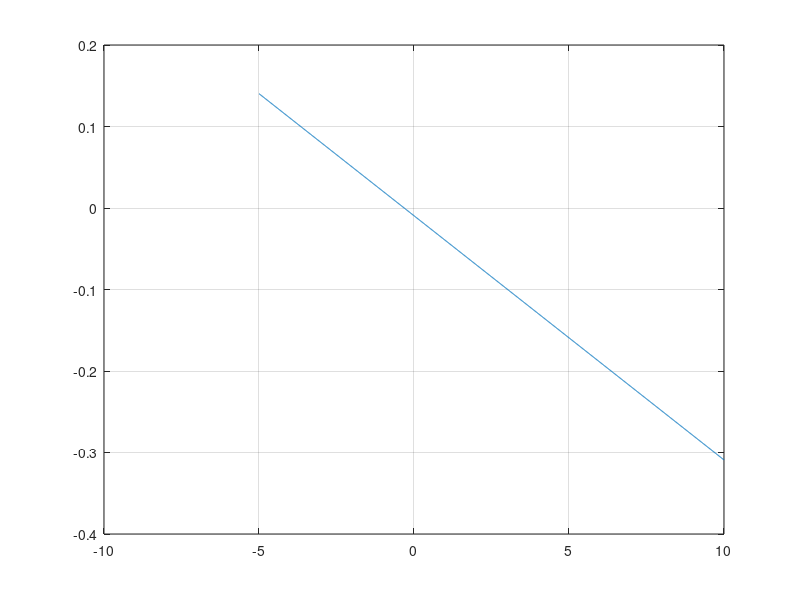

The MATLAB script that drew this image:
xcog = 0.3;
xac = 0.24;
Clmax = 1.2;
Cmac_w = 0.06;
eps = 0.3;
Cmf0 = 0.05;
dCmfdCL = 0.1;
at = 0.08*180/pi;
nt = 0.9;
V1 = 0.6;
iw = 0;
it = 2*pi/180;
Ch_alfa = -0.002*180/pi;
Ch_de = -0.003*180/pi;
tau = 0.2;
alpha_0Lw = 2.5*pi/180;
aw = 0.1;

alpha=[-5:0.01:10]*pi/180;
alpha_eff = alpha+iw-alpha_0Lw;
Cl_t = at*(alpha +it-eps*alpha_eff);
Clw = aw*alpha_eff;
Cl = Clw;
Cmf = 0.05+0.1*Cl;
Cmac_t = 0;
Cm = Cmf+Cmac_w+Clw*(xcog-xac)+Cmac_t-Cl_t*V1*nt;

figure
plot(alpha*180/pi, Cm)
grid on